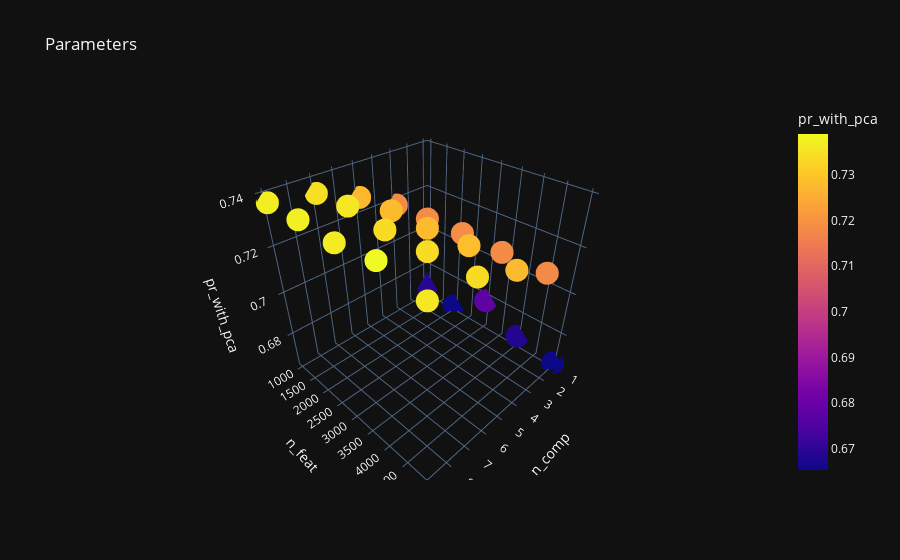

The code cell stored with this chart in its notebook:
### Code cell
import plotly.express as px
fig = px.scatter_3d(Parameters, x='n_comp', y='n_feat', z='pr_with_pca',
              color='pr_with_pca',template = "plotly_dark",title = 'Parameters')
fig.show()

### Figure 1 — Plotly figure (JSON) as saved in the notebook; plotly's stock layout.template omitted (floating-point values rounded to 4 significant figures)
{"data": [{"hovertemplate": "n_comp=%{x}<br>n_feat=%{y}<br>pr_with_pca=%{marker.color}<extra></extra>", "legendgroup": "", "marker": {"color": [0.6691, 0.7182, 0.7273, 0.7346, 0.737, 0.6653, 0.7182, 0.7279, 0.7358, 0.7373, 0.678, 0.7187, 0.7277, 0.7339, 0.7367, 0.6685, 0.7183, 0.7284, 0.7339, 0.7389, 0.6653, 0.7181, 0.7276, 0.7339, 0.7359], "coloraxis": "coloraxis", "symbol": "circle"}, "mode": "markers", "name": "", "scene": "scene", "showlegend": false, "type": "scatter3d", "x": [1, 3, 5, 7, 9, 1, 3, 5, 7, 9, 1, 3, 5, 7, 9, 1, 3, 5, 7, 9, 1, 3, 5, 7, 9], "y": [1000, 1000, 1000, 1000, 1000, 2000, 2000, 2000, 2000, 2000, 3000, 3000, 3000, 3000, 3000, 4000, 4000, 4000, 4000, 4000, 5000, 5000, 5000, 5000, 5000], "z": [0.6691, 0.7182, 0.7273, 0.7346, 0.737, 0.6653, 0.7182, 0.7279, 0.7358, 0.7373, 0.678, 0.7187, 0.7277, 0.7339, 0.7367, 0.6685, 0.7183, 0.7284, 0.7339, 0.7389, 0.6653, 0.7181, 0.7276, 0.7339, 0.7359]}], "layout": {"coloraxis": {"colorbar": {"title": {"text": "pr_with_pca"}}, "colorscale": [[0, "#0d0887"], [0.1111, "#46039f"], [0.2222, "#7201a8"], [0.3333, "#9c179e"], [0.4444, "#bd3786"], [0.5556, "#d8576b"], [0.6667, "#ed7953"], [0.7778, "#fb9f3a"], [0.8889, "#fdca26"], [1, "#f0f921"]]}, "legend": {"tracegroupgap": 0}, "scene": {"domain": {"x": [0, 1], "y": [0, 1]}, "xaxis": {"title": {"text": "n_comp"}}, "yaxis": {"title": {"text": "n_feat"}}, "zaxis": {"title": {"text": "pr_with_pca"}}}, "title": {"text": "Parameters"}}}
